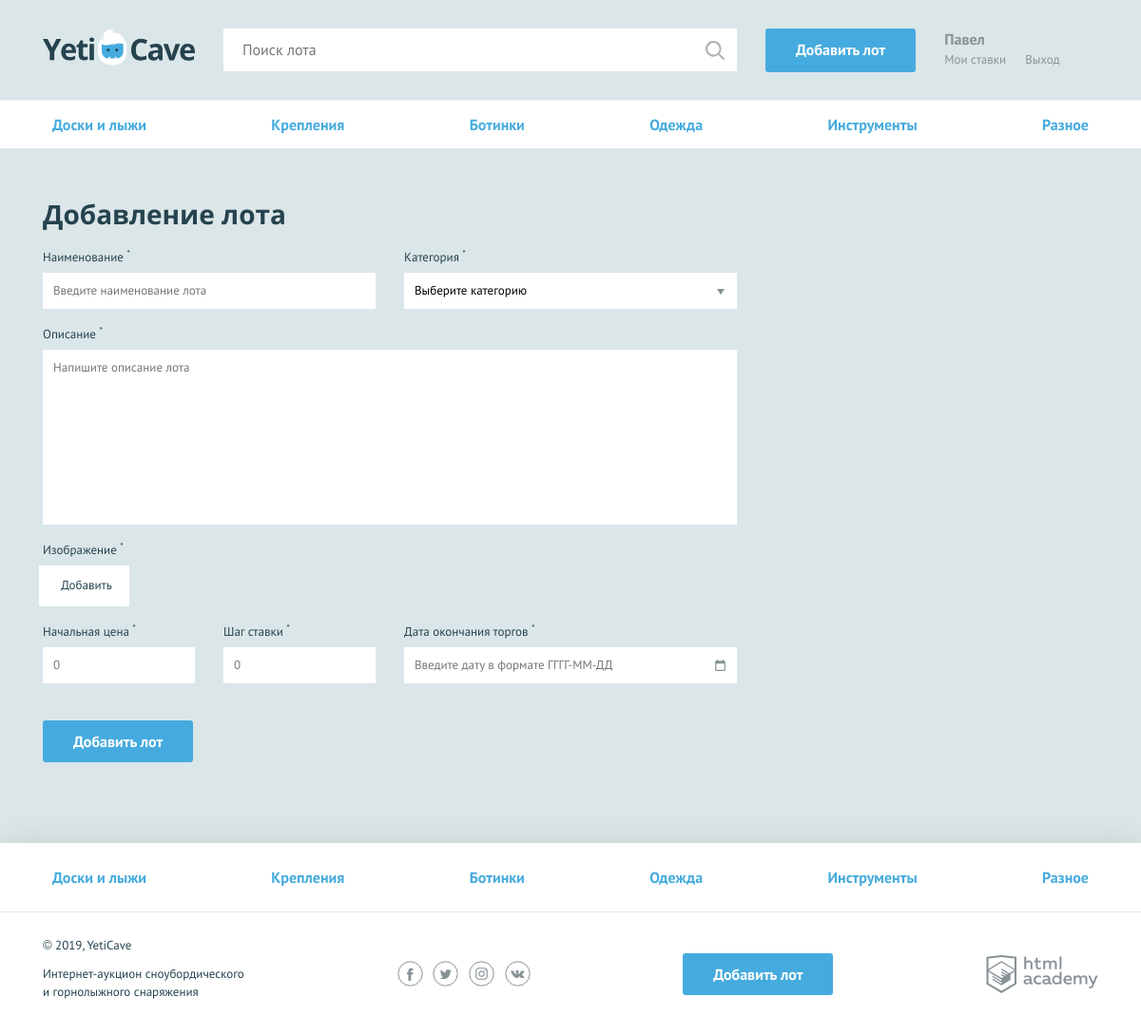
The page /add.php (signed in) on the database its author committed.
### tables this page shows
CREATE TABLE categories (
  id INT AUTO_INCREMENT PRIMARY KEY,
  name VARCHAR(128),
  code VARCHAR(128)
);

### helpers.php (called while the page is built, shortened)
<?php
function include_template($name, array $data = [])
{
    $name = 'templates/' . $name;
    extract($data);
    require $name;
    $result = ob_get_clean();
    return $result;
}

### functions.php (called while the page is built, shortened)
<?php
function stripTags(string $str)
{
    $text = strip_tags($str);
    return $text;
}
function getCategories(object $connection)
{
    $requestCategories = "SELECT id, name, code FROM categories";
    $resultCategories = mysqli_query($connection, $requestCategories);
    $categories = mysqli_fetch_all($resultCategories, MYSQLI_ASSOC);
    return $categories;
}
function getPostVal($name)
{
    return $_POST[$name] ?? "";
}

### templates/add-lot.php (the view, shortened to what this page needs)
<main>
    <nav class="nav">
        <ul class="nav__list container">
            <?php foreach ($categories as $category) : ?>
                <li class="nav__item">
                    <a href="/category.php?id=<?= stripTags($category['id']); ?>"><?= stripTags($category['name']); ?></a>
                </li>
            <?php endforeach; ?>
        </ul>
    </nav>
    <?php
    $classname = isset($errors) ? "form--invalid" : "";
    ?>
    <form class="form form--add-lot container <?= $classname; ?>" action="add.php" method="POST" enctype="multipart/form-data">
        <h2>Добавление лота</h2>
        <div class="form__container-two">
            <?php
            $classname = isset($errors['lot-name']) ? "form__item--invalid" : "";
            ?>
            <div class="form__item <?= $classname; ?>">
                <label for="lot-name">Наименование <sup>*</sup></label>
                <input id="lot-name" type="text" name="lot-name" placeholder="Введите наименование лота" value="<?= getPostVal('lot-name'); ?>" required="">
            </div>
            <?php
            $classname = isset($errors['category']) ? "form__item--invalid" : "";
            ?>
            <div class="form__item <?= $classname; ?>">
                <label for="category">Категория <sup>*</sup></label>
                <select id="category" name="category" required="">
                    <option value="">Выберите категорию</option>
                </select>
            </div>
        </div>
        <?php
        $classname = isset($errors['message']) ? "form__item--invalid" : "";
        ?>
        <div class="form__item form__item--wide <?= $classname; ?>">
            <label for="message">Описание <sup>*</sup></label>
            <textarea id="message" name="message" placeholder="Напишите описание лота" required=""><?= getPostVal('message'); ?></textarea>
        </div>
        <?php
        $classname = isset($errors['file']) ? "form__item--invalid" : "";
        ?>
        <div class="form__item form__item--file <?= $classname; ?>">
            <label>Изображение <sup>*</sup></label>
            <div class="form__input-file">
                <label for="lot-img">
                    Добавить
                </label>
            </div>
        </div>
        <div class="form__container-three">
            <?php
            $classname = isset($errors['lot-rate']) ? "form__item--invalid" : "";
            ?>
            <div class="form__item form__item--small <?= $classname; ?>">
                <label for="lot-rate">Начальная цена <sup>*</sup></label>
                <input id="lot-rate" type="text" name="lot-rate" placeholder="0" value="<?= getPostVal('lot-rate'); ?>" required="">
            </div>
            <?php
            $classname = isset($errors['lot-step']) ? "form__item--invalid" : "";
            ?>
            <div class="form__item form__item--small <?= $classname; ?>">
                <label for="lot-step">Шаг ставки <sup>*</sup></label>
                <input id="lot-step" type="text" name="lot-step" placeholder="0" value="<?= getPostVal('lot-step'); ?>" required="">
            </div>
            <?php
            $classname = isset($errors['lot-date']) ? "form__item--invalid" : "";
            ?>
            <div class="form__item <?= $classname; ?>">
                <label for="lot-date">Дата окончания торгов <sup>*</sup></label>
                <input class="form__input-date" id="lot-date" type="text" name="lot-date" placeholder="Введите дату в формате ГГГГ-ММ-ДД" value="<?= getPostVal('lot-date'); ?>" required="">
            </div>
        </div>
        <button type="submit" class="button">Добавить лот</button>
    </form>
</main>

### templates/layout.php (shortened to what this page needs)
<!DOCTYPE html>
<html lang="ru">
<head>
    <link href="../css/normalize.min.css" rel="stylesheet">
    <link href="../css/style.css" rel="stylesheet">
    <link href="../css/flatpickr.min.css" rel="stylesheet">
</head>
<body>
    <div class="page-wrapper">
        <header class="main-header">
            <div class="main-header__container container">
                <a class="main-header__logo" href="/">
                    <img src="../img/logo.svg" width="160" height="39" alt="Логотип компании YetiCave">
                </a>
                <form class="main-header__search" method="get" action="search.php" autocomplete="off">
                    <input type="search" name="search" placeholder="Поиск лота" value="<?= (isset($_GET['search']) ? $_GET['search'] : ''); ?>">
                    <input class="main-header__search-btn" type="submit" name="find" value="Найти">
                </form>
                <a class="main-header__add-lot button" href="/add.php">Добавить лот</a>
                <nav class="user-menu">
                    <?php if ($isAuth === 1) : ?>
                        <div class="user-menu__logged">
                            <p><?= $userName; ?></p>
                            <a class="user-menu__bets" href="/my-bets.php">Мои ставки</a>
                            <a class="user-menu__logout" href="/logout.php">Выход</a>
                        </div>
                    <?php endif; ?>
                </nav>
            </div>
        </header>
        <?= $content; ?>
    </div>
    <footer class="main-footer">
        <nav class="nav">
            <ul class="nav__list container">
                <?php foreach ($categories as $category) : ?>
                    <li class="nav__item">
                        <a href="/category.php?id=<?= stripTags($category['id']); ?>"><?= stripTags($category['name']); ?></a>
                    </li>
                <?php endforeach; ?>
            </ul>
        </nav>
        <div class="main-footer__bottom container">
            <div class="main-footer__copyright">
                <p>© 2019, YetiCave</p>
                <p>Интернет-аукцион сноубордического и горнолыжного снаряжения</p>
            </div>
            <div class="main-footer__social social">
                <a class="social__link social__link--facebook" href="#">
                </a>
                <a class="social__link social__link--twitter" href="#">
                </a>
                <a class="social__link social__link--instagram" href="#">
                </a>
                <a class="social__link social__link--vkontakte" href="#">
                </a>
            </div>
            <a class="main-footer__add-lot button" href="/add.php?user=<?= $isAuth; ?>">Добавить лот</a>
            <div class="main-footer__developed-by">
                <a class="logo-academy" href="https://htmlacademy.ru/intensive/php">
                </a>
            </div>
        </div>
    </footer>
</body>
</html>

### rows shown on the page
categories: name "Доски и лыжи"
categories: name "Крепления"
categories: name "Ботинки"
categories: name "Одежда"
categories: name "Инструменты"
categories: name "Разное"

### other values the page prints
$userName "Павел"
